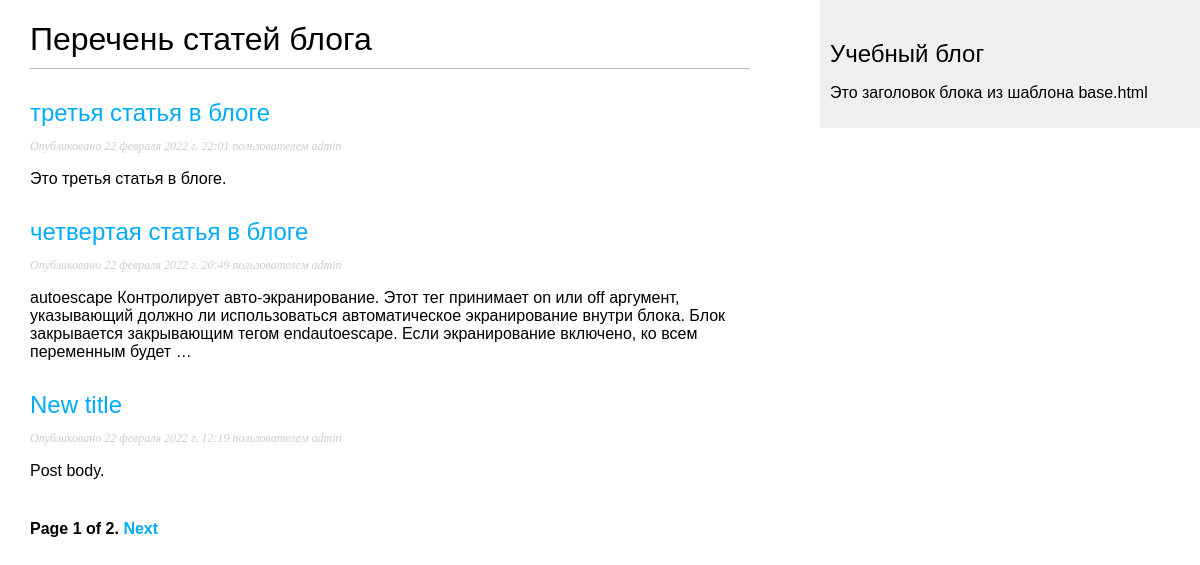
Before: / with the older database file.
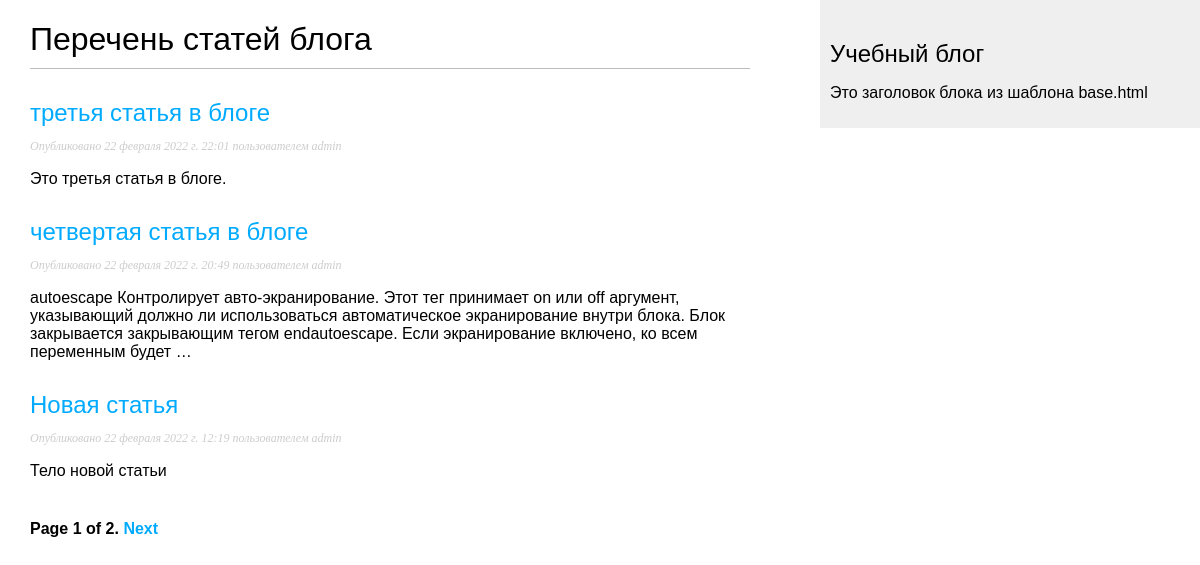
After: the same page with the newer database file.
### blog/models.py (models this page shows, shortened)
class Post(models.Model):
    STATUS_CHOICES = (
                        ('draft', 'Draft'),
                        ('published', 'Published'),
    )
    title = models.CharField(max_length=250)
    slug = models.SlugField(max_length=250, unique_for_date='publish')
    author = models.ForeignKey(User, on_delete=models.CASCADE, related_name='blog_posts')
    body = models.TextField()
    publish = models.DateTimeField(default=timezone.now)
    created = models.DateTimeField(auto_now_add=True)
    updated = models.DateTimeField(auto_now=True)
    status = models.CharField(max_length=10, choices=STATUS_CHOICES, default='draft')
    objects = models.Manager()      # Менеджер по умолчанию.
    published = PublishedManager()  # Наш новый менеджер.
    def get_absolute_url(self):
        return reverse('blog:post_detail', args=[self.publish.year, self.publish.month, self.publish.day, self.slug])
    class Meta:
        ordering = ('-publish',)

### blog/views.py (the view)
# urls.py: path('', views.post_list, name='post_list'),
def post_list(request):
    object_list = Post.published.all()
    paginator = Paginator(object_list, 3)
    page = request.GET.get('page')
    try:
        posts = paginator.page(page)
    except PageNotAnInteger:
        posts = paginator.page(1)
    except EmptyPage:
        posts = paginator.page(paginator.num_pages)
    return render(request, 'blog/post/list.html', {'page': page, 'posts': posts})

### blog/models.py (called while the page is built)
    def get_queryset(self):
        return super().get_queryset().filter(status='published')

### templates/blog/post/list.html (shortened to what this page needs)
{% extends "blog/base.html" %}
{% block content %}
    <h1>Перечень статей блога</h1>
    {% for post in posts %}
        <h2>
            <a href="{{ post.get_absolute_url }}">{{ post.title }}</a>
        </h2>
        <p
            class="date">Опубликовано {{ post.publish }} пользователем {{ post.author }}
        </p>
        {{ post.body|truncatewords:30|linebreaks }}
    {% endfor %}
    {% include "pagination.html" with page=posts %}
{% endblock %}

### templates/blog/base.html (shortened to what this page needs)
{% load static %}
<!DOCTYPE html>
<html>
    <head>
        <link href="{% static "css/blog.css" %}" rel="stylesheet">
    </head>
    <body>
        <div id="content">
            {% block content %}{% endblock %}
        </div>
        <div id="sidebar">
            <h2>Учебный блог</h2>
            <p>Это заголовок блока из шаблона base.html</p>
        </div>
    </body>
</html>

### templates/pagination.html (shortened to what this page needs)
<div class="pagination">
    <span class="step-links">
        <span class="current">
            Page {{ page.number }} of {{ page.paginator.num_pages }}.
        </span>
        {% if page.has_next %}
            <a href="?page={{ page.next_page_number }}">Next</a>
        {% endif %}
    </span>
</div>

### blog/static/css/blog.css (style rules this page uses)
body { margin:0; padding:0; font-family:helvetica, sans-serif; }
a { color:#00abff; text-decoration:none; }
h1 { font-weight:normal; border-bottom:1px solid #bbb; padding:0 0 10px 0; }
h2 { font-weight:normal; margin:30px 0 0; }
#content { float:left; width:60%; padding:0 0 0 30px; }
#sidebar { float:right; width:30%; padding:10px; background:#efefef; height:100%; }
p.date { color:#ccc; font-family: georgia, serif; font-size: 12px; font-style: italic; }
.pagination { margin:40px 0; font-weight:bold; }

Changed rows visible on the page:
changed Post: title "New title" → "Новая статья"; body "Post body." → "Тело новой статьи"
